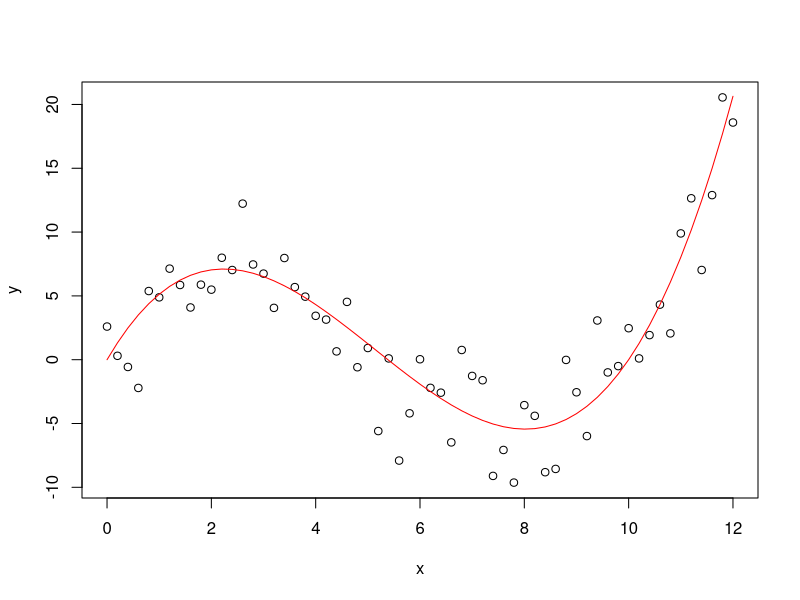
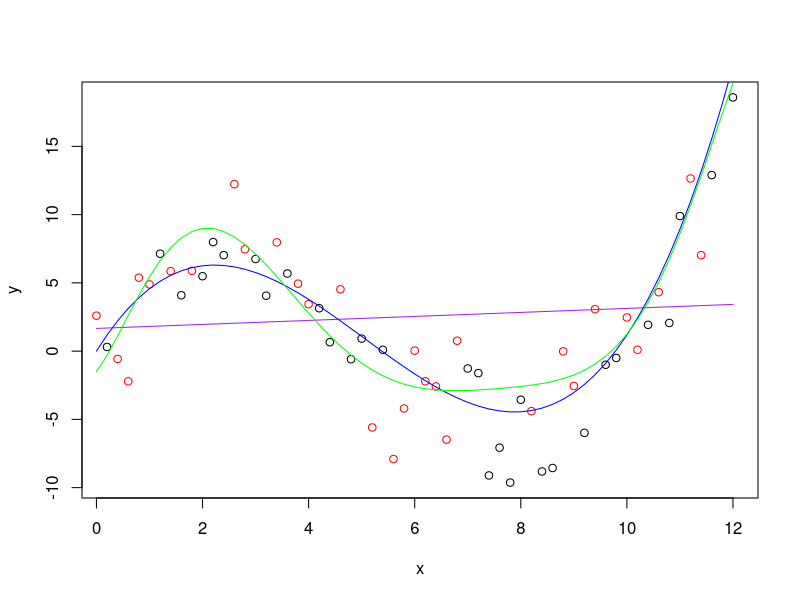

R code for these plots, in order:
library(dplyr)
library(tidyr)
set.seed(12604)

# This part of the lab will illustrate a problem with over-fitting
# models: over-fit models tend to perform worse on novel data.

# To illustrate, let's take a look at a simple statistical model.

# I'm going to start by defining a function that takes an
# observation, x, and generates data y.
# The data follow a cubic polynomial function (i.e., a curvy line.)

data.generating.process <- function(x) {
  b.0 <- 0
  b.1 <- 7
  b.2 <- -2
  b.3 <- 0.13
  y <- b.0 + b.1*x + b.2*x^2 + b.3*x^3
  return(y)
}

# Now I'll create a set of values, x, and use the
# data generating process with some random noise
# to create a simulated data set.

simulated.data <- data.frame(x = seq(0,12,0.2)) %>%
  mutate(y = data.generating.process(x) + rnorm(n(), 0, 3))

# Let's generate a plot of the data.

plot(y ~ x, data=simulated.data)

# We can add the true data generating process (minus noise)
# to this plot to visualize the how the noise affected
# the data

simulated.data <- simulated.data %>%
  mutate(y.true = data.generating.process(x))

points(y.true ~ x, data=simulated.data, col="red", type="l")

# This fit looks pretty good, but that's because we're generating
# the data from this exact model! 

## PREDICTION FUNCTIONS ########

# Let's start by generalizing what I've done above to a few different models.
# We want to be able to pass in a set of parameters and some data, and get
# the model's predictions back.

# Create prediction functions for the 1-degree model, 3-degree model, 
# and 7-degree model.

model.1.prediction <- function(params, x){
  return(params[1] + params[2]*x)
}

model.3.prediction <- function(params, x){
  return(params[1] + params[2]*x + params[3]*x^2 + params[4]*x^3)
}

model.7.prediction <- function(params, x){
  return(params[1] + params[3]*x + params[3]*x^2 + params[4]*x^3 + params[5]*x^4 + params[6]*x^5 + params[7]*x^6 + params[8]*x^7)
}
  

## DISCREPANCY FUNCTIONS #######

# Let's write some code that will allow us to fit models of different
# complexity to this data. Let's write discrepancy functions for the
# same models we wrote prediction functions for above

# Let's use RMSE for this example.

model.1.discrepancy <- function(params, data){
  rmse <- data %>%
    mutate(y.pred = model.1.prediction(params, x)) %>%
    mutate(sq.err = (y.pred - y)^2) %>%
    pull(sq.err) %>%
    mean() %>%
    sqrt()
  
  return(rmse)
}

model.3.discrepancy <- function(params, data){
  rmse <- data %>%
    mutate(y.pred = model.3.prediction(params, x)) %>%
    mutate(sq.err = (y.pred - y)^2) %>%
    pull(sq.err) %>%
    mean() %>%
    sqrt()
  
  return(rmse)
  
}

model.7.discrepancy <- function(params, data){
  rmse <- data %>%
    mutate(y.pred = model.7.prediction(params, x)) %>%
    mutate(sq.err = (y.pred - y)^2) %>%
    pull(sq.err) %>%
    mean() %>%
    sqrt()
  
  return(rmse)
}

## CREATING A HOLDOUT SET ##

# To test the ability of the model's to generalize to new data, we will mark
# about half the data for training and half for testing

simulated.data <- simulated.data %>% 
  mutate(training.set = sample(c(T,F), n(), replace=T))

train.data <- simulated.data %>% filter(training.set == T)

test.data <- simulated.data %>% filter(training.set == F)

## FITTING THE MODELS ######

# first, just plot the train and test data in different colors

plot(y ~ x, data = test.data)
points(y ~ x, data = train.data, col = "red")

# fill in the code here to run the parameter search

model.1.result <- optim(model.1.discrepancy, par = c(0,0), data=train.data)

simulated.data <- simulated.data %>%
  mutate(y.pred.1 = model.1.prediction(model.1.result$par, x))

points(y.pred.1 ~ x, data=simulated.data, type="l", col="purple")


model.3.result <- optim(model.3.discrepancy, par=c(0,0,0,0), data=train.data, control=list(maxit=2000))

simulated.data <- simulated.data %>%
  mutate(y.pred.3 = model.3.prediction(model.3.result$par, x))

points(y.pred.3 ~ x, data=simulated.data, type="l", col="blue")



model.7.result <-  optim(model.7.discrepancy, par=c(0,0,0,0,0,0,0,0), data=train.data, control=list(maxit=5000))

simulated.data <- simulated.data %>%
  mutate(y.pred.7 = model.7.prediction(model.7.result$par, x))

points(y.pred.7 ~ x, data=simulated.data, type="l", col="green")


## CHECK FIT ON HOLDOUT SET ####

# this code will take our model fits and calculate the RMSE for each model
# on the test data

simulated.data %>%
  filter(training.set == F) %>%
  pivot_longer(5:7, names_to = "model.complexity", values_to = "prediction") %>%
  mutate(sq.error = (prediction - y)^2) %>%
  group_by(model.complexity) %>%
  summarize(rmse = sqrt(mean(sq.error)))

# which model has the lowest RMSE on the test data?

# The 3rd degree model, which we happen to know is the "true" model in this particular case.

# try changing the random.seed() at the top of the script and running it 
# a few times. which model consistently has the lowest RMSE?
  
  



